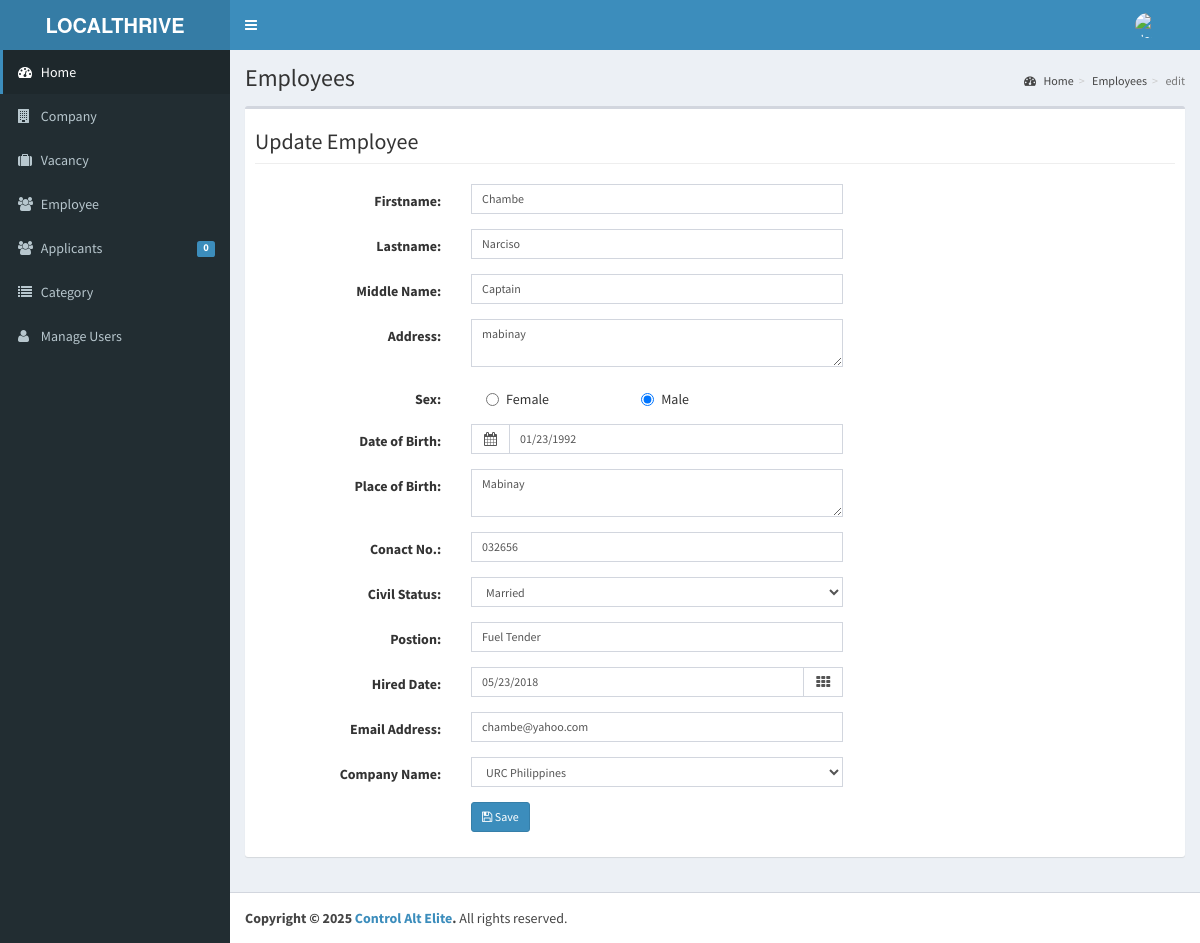
The app's page /admin/employee/index.php?view=edit&id=2018001 (signed in) with its own data.
### tables this page shows
CREATE TABLE `tblemployees` (
  `INCID` int(11) NOT NULL,
  `EMPLOYEEID` varchar(30) NOT NULL,
  `FNAME` varchar(50) NOT NULL,
  `LNAME` varchar(50) NOT NULL,
  `MNAME` varchar(50) NOT NULL,
  `ADDRESS` varchar(90) NOT NULL,
  `BIRTHDATE` date NOT NULL,
  `BIRTHPLACE` varchar(90) NOT NULL,
  `AGE` int(11) NOT NULL,
  `SEX` varchar(30) NOT NULL,
  `CIVILSTATUS` varchar(30) NOT NULL,
  `TELNO` varchar(40) NOT NULL,
  `EMP_EMAILADDRESS` varchar(90) NOT NULL,
  `CELLNO` varchar(30) NOT NULL,
  `POSITION` varchar(50) NOT NULL,
  `WORKSTATS` varchar(90) NOT NULL,
  `EMPPHOTO` varchar(255) NOT NULL,
  `EMPUSERNAME` varchar(90) NOT NULL,
  `EMPPASSWORD` varchar(125) NOT NULL,
  `DATEHIRED` date NOT NULL,
  `COMPANYID` int(11) NOT NULL
);

### include/database.php (called while the page is built, shortened)
<?php
class Database {
	var $sql_string = '';
	private $conn;
	public function open_connection() {
		$this->conn = mysqli_connect(server,user,pass);
		if(!$this->conn){
			echo "Problem in database connection! Contact administrator!";
			exit();
		}else{
			$db_select = mysqli_select_db($this->conn,database_name);
		}
	}
	function setQuery($sql='') {
		$this->sql_string=$sql;
	}
	function executeQuery() {
		$result = mysqli_query($this->conn,$this->sql_string);
		return $result;
	}
	private function confirm_query($result) {
		return $result;
	}
	function loadResultList( $key='' ) {
		$cur = $this->executeQuery();
		$array = array();
		while ($row = mysqli_fetch_object($cur)) {
			if ($key) {
				$array[$row->$key] = $row;
			} else {
				$array[] = $row;
			}
		}
		return $array;
	}
	function loadSingleResult() {
		$cur = $this->executeQuery();
		while ($row = mysqli_fetch_object($cur)) {
		return $data = $row;
		}
	}
}
$mydb = new Database();
?>

### include/employees.php (called while the page is built, shortened)
<?php
require_once(LIB_PATH.DS.'database.php');
class Employee {
	protected static  $tblname = "tblemployees";
	function single_employee($id=""){
			global $mydb;
			$mydb->setQuery("SELECT * FROM ".self::$tblname."
				Where EMPLOYEEID= '{$id}' LIMIT 1");
			$cur = $mydb->loadSingleResult();
			return $cur;
	}
}
?>

### admin/employee/index.php (called while the page is built, shortened)
<?php
require_once ("../theme/templates.php");
?>

### admin/employee/edit.php (the view, shortened to what this page needs)
<?php
 @$empid = $_GET['id'];
  $employee = New Employee();
  $emp = $employee->single_employee($empid);
  if ($emp->SEX == 'Male') {
   $radio =  '<div class="col-md-8">
             <div class="col-lg-5">
                <div class="radio">
                  <label><input   id="optionsRadios1" name="optionsRadios" type="radio" value="Female">Female</label>
                </div>
              </div>
              <div class="col-lg-4">
                <div class="radio">
                  <label><input id="optionsRadios2"  checked="True" name="optionsRadios" type="radio" value="Male">Male</label>
                </div>
              </div>
          </div>';
  }
   switch ($emp->CIVILSTATUS) {
     case 'Married':
         $civilstatus=' <select class="form-control input-sm" name="CIVILSTATUS" id="CIVILSTATUS">
                                      <option value="none" >Select</option>
                                      <option  value="Single">Single</option>
                                      <option SELECTED value="Married">Married</option>
                                      <option value="Widow" >Widow</option>
                                  </select> ';
       break;
   }
 ?>
       <div class="center wow fadeInDown">
             <h2 class="page-header">Update Employee</h2>
        </div>
                 <form class="form-horizontal span6" action="controller.php?action=edit" method="POST">
                 <div class="form-group">
                      <div class="col-md-8">
                        <label class="col-md-4 control-label" for=
                        "FNAME">Firstname:</label>
                        <div class="col-md-8">
                           <input class="form-control input-sm" id="FNAME" name="FNAME" placeholder=
                              "Firstname" type="text" value="<?php echo $emp->FNAME;?>"   autocomplete="off">
                        </div>
                      </div>
                    </div>
                    <div class="form-group">
                      <div class="col-md-8">
                        <label class="col-md-4 control-label" for=
                        "LNAME">Lastname:</label>
                        <div class="col-md-8">
                          <input  class="form-control input-sm" id="LNAME" name="LNAME" placeholder=
                              "Lastname"   value="<?php echo $emp->LNAME;?>"    autocomplete="off">
                          </div>
                      </div>
                    </div>
                    <div class="form-group">
                      <div class="col-md-8">
                        <label class="col-md-4 control-label" for=
                        "MNAME">Middle Name:</label>
                        <div class="col-md-8">
                          <input  class="form-control input-sm" id="MNAME" name="MNAME" placeholder=
                              "Middle Name"   value="<?php echo $emp->MNAME;?>"     autocomplete="off">
                        </div>
                      </div>
                    </div>
                   <div class="form-group">
                    <div class="col-md-8">
                      <label class="col-md-4 control-label" for=
                      "ADDRESS">Address:</label>
                      <div class="col-md-8">
                         <textarea class="form-control input-sm" id="ADDRESS" name="ADDRESS" placeholder=
                            "Address" type="text" value="" required   autocomplete="off"><?php echo $emp->ADDRESS;?></textarea>
                      </div>
                    </div>
                  </div>
                  <div class="form-group">
                    <div class="col-md-8">
                      <label class="col-md-4 control-label" for=
                      "Gender">Sex:</label>
                      <?php
                        echo $radio;
                      ?>
                    </div>
                  </div>
                  <div class="form-group">
                    <div class="col-md-8">
                      <label class="col-md-4 control-label" for=
                      "BIRTHDATE">Date of Birth:</label>
                      <div class="col-md-8">
                        <div class="input-group">
                            <span class="input-group-addon">
                             <i class="fa fa-calendar"></i>
                            </span>
                             <input class="form-control input-sm date_picker" id="BIRTHDATE" name="BIRTHDATE" placeholder="Date of Birth" type="text"    value="<?php echo date_format(date_create($emp->BIRTHDATE),'m/d/Y');?>" required  autocomplete="off">
                        </div>
                      </div>
                    </div>
                  </div>
                    <div class="form-group">
                                <div class="col-md-8">
                                  <label class="col-md-4 control-label" for=
                                  "BIRTHPLACE">Place of Birth:</label>
                                  <div class="col-md-8">
                                     <textarea class="form-control input-sm" id="BIRTHPLACE" name="BIRTHPLACE" placeholder=
                                        "Place of Birth" type="text" value="" required
                                        autocomplete="off"><?php echo $emp->BIRTHPLACE;?></textarea>
                                  </div>
                                </div>
                              </div>
                             <div class="form-group">
                              <div class="col-md-8">
                                <label class="col-md-4 control-label" for=
                                "TELNO">Conact No.:</label>
                                <div class="col-md-8">
                                   <input class="form-control input-sm" id="TELNO" name="TELNO" placeholder=
                                      "Conact No." type="text" any value="<?php echo $emp->TELNO;?>" required   autocomplete="off">
                                </div>
                              </div>
                            </div>
                             <div class="form-group">
                              <div class="col-md-8">
                                <label class="col-md-4 control-label" for=
                                "CIVILSTATUS">Civil Status:</label>
                                <div class="col-md-8">
                                  <?php echo $civilstatus; ?>
                                </div>
                              </div>
                            </div>
                            <div class="form-group">
                              <div class="col-md-8">
                                <label class="col-md-4 control-label" for=
                                "POSITION">Postion:</label>
                                <div class="col-md-8">
                                   <input class="form-control input-sm" id="POSITION" name="POSITION" placeholder=
                                      "Postion" type="text" any value="<?php echo $emp->POSITION;?>" required   autocomplete="off">
                                </div>
                              </div>
                            </div>
                            <div class="form-group">
                              <div class="col-md-8">
                                <label class="col-md-4 control-label" for=
                                "EMP_HIREDDATE">Hired Date:</label>
                                <div class="col-md-8">
                                    <div class="input-group date  " data-provide="datepicker" data-date="2012-12-21T15:25:00Z">
                                   <input type="input" class="form-control input-sm date_picker" id="HIREDDATE" name="EMP_HIREDDATE" placeholder="mm/dd/yyyy"   autocomplete="false" value="<?php echo date_format(date_create($emp->DATEHIRED),'m/d/Y'); ?>"/>
                                     <span class="input-group-addon"><i class="fa fa-th"></i></span>
                                 </div>
                                </div>
                              </div>
                            </div>
                            <div class="form-group">
                              <div class="col-md-8">
                                <label class="col-md-4 control-label" for=
                                "EMP_EMAILADDRESS">Email Address:</label>
                                <div class="col-md-8">
                                   <input type="Email" class="form-control input-sm" id="EMP_EMAILADDRESS" name="EMP_EMAILADDRESS" placeholder="Email Address"   autocomplete="false" value="<?php echo  $emp->EMP_EMAILADDRESS; ?>"/>
                                </div>
                              </div>
                            </div>
                         <div class="form-group">
                            <div class="col-md-8">
                              <label class="col-md-4 control-label" for=
                              "COMPANYNAME">Company Name:</label>
                              <div class="col-md-8">
                                <select class="form-control input-sm" id="COMPANYID" name="COMPANYID">
                                  <?php
                                    $sql ="Select * From tblcompany WHERE COMPANYID=".$emp->COMPANYID;
                                    $mydb->setQuery($sql);
                                    $result  = $mydb->loadResultList();
                                    foreach ($result as $row) {
                                      echo '<option SELECTED value='.$row->COMPANYID.'>'.$row->COMPANYNAME.'</option>';
                                    }
                                  ?>
                                </select>
                              </div>
                            </div>
                          </div>
             <div class="form-group">
                    <div class="col-md-8">
                      <label class="col-md-4 control-label" for=
                      "idno"></label>
                      <div class="col-md-8">
                       <button class="btn btn-primary btn-sm" name="save" type="submit" ><span class="fa fa-save fw-fa"></span>  Save</button>
                       </div>
                    </div>
                  </div>
        </form>

### records on screen
tblemployees: FNAME "Chambe", LNAME "Narciso", MNAME "Captain", ADDRESS "mabinay", BIRTHDATE "01/23/1992", BIRTHPLACE "Mabinay", TELNO "032656", POSITION "Fuel Tender", EMP_HIREDDATE "05/23/2018", EMP_EMAILADDRESS "chambe@yahoo.com"

### other values on screen
$pending->APPL "0"
$title "Employees"
$_GET['view'] "edit"
form field COMPANYID "URC Philippines"
